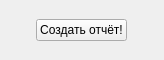
<?xml version="1.0" encoding="UTF-8"?>
<ui version="4.0">
 <class>wxButton</class>
 <widget class="QWidget" name="wxButton">
  <property name="geometry">
   <rect>
    <x>0</x>
    <y>0</y>
    <width>164</width>
    <height>60</height>
   </rect>
  </property>
  <property name="minimumSize">
   <size>
    <width>0</width>
    <height>50</height>
   </size>
  </property>
  <property name="maximumSize">
   <size>
    <width>16777215</width>
    <height>60</height>
   </size>
  </property>
  <property name="windowTitle">
   <string>Form</string>
  </property>
  <layout class="QHBoxLayout" name="horizontalLayout">
   <item>
    <spacer name="horizontalSpacer">
     <property name="orientation">
      <enum>Qt::Horizontal</enum>
     </property>
     <property name="sizeHint" stdset="0">
      <size>
       <width>28</width>
       <height>20</height>
      </size>
     </property>
    </spacer>
   </item>
   <item>
    <widget class="QPushButton" name="OkButton">
     <property name="text">
      <string>Создать отчёт!</string>
     </property>
    </widget>
   </item>
   <item>
    <spacer name="horizontalSpacer_2">
     <property name="orientation">
      <enum>Qt::Horizontal</enum>
     </property>
     <property name="sizeHint" stdset="0">
      <size>
       <width>28</width>
       <height>20</height>
      </size>
     </property>
    </spacer>
   </item>
  </layout>
 </widget>
 <resources/>
 <connections/>
</ui>
